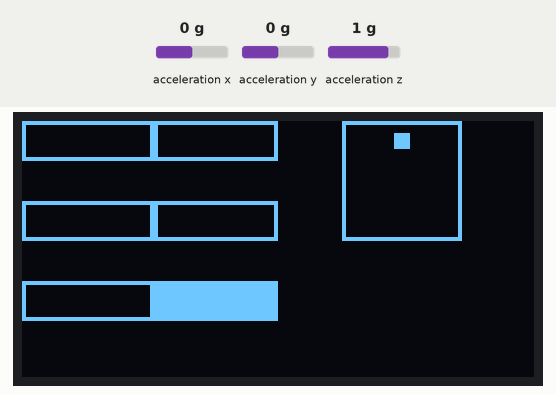
Simulated run of this program. Board: MicroPython board. Shown: 128×64 one-colour display. The inputs (shaded band) are chosen by the test bench; at power-on: acceleration x 0 g, acceleration y 0 g, acceleration z 1 g.

Above: at 1.2 s.
1.3 s: acceleration x set to -1.4 g
At 2.0 s:
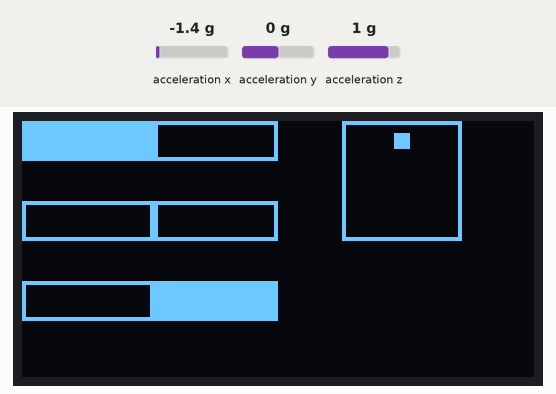
2.8 s: acceleration y set to -1.4 g
At 4.1 s:
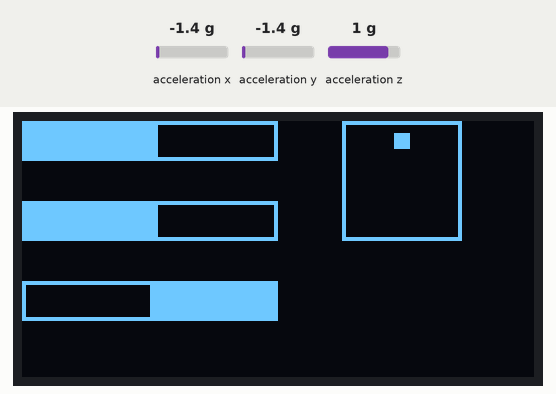
4.4 s: acceleration z set to -1.4 g
At 4.9 s:
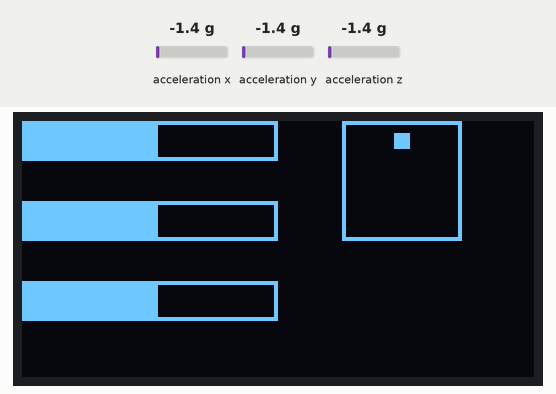
6.1 s: acceleration x set to -0.8 g
At 7.0 s:
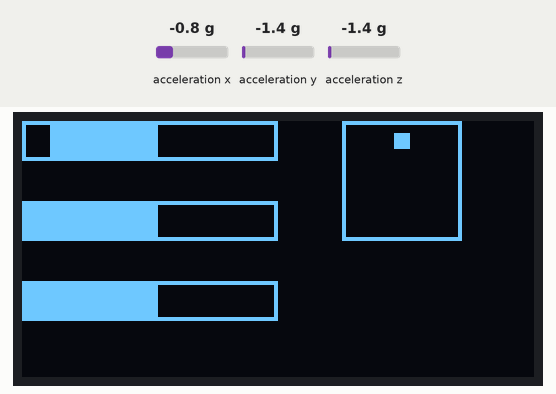
Timing chart, 0 to 8.7 s (numbered marks = the images above; inputs shaded):
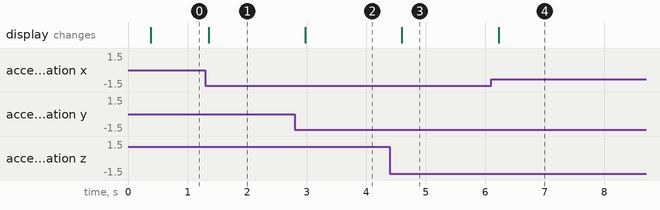

Measured:
- after the input at 1.3 s, the display: changes after 0.06 s (image 1)
- after the input at 2.8 s, the display: changes after 0.18 s (image 2)
- after the input at 4.4 s, the display: changes after 0.20 s (image 3)
- after the input at 6.1 s, the display: changes after 0.12 s (image 4)

The program:

demoAcel.py
```python
'''
MMA9452 sensor use demonstration
(C) 2021, Daniel Quadros

Licença: Beerware license (http://en.wikipedia.org/wiki/Beerware)
'''
from machine import I2C
from time import sleep
from MMA8452 import MMA8452
import ssd1306

# Uses standard I2C configuration
i2c = I2C(0)

# Init the display
display = ssd1306.SSD1306_I2C(128, 64, i2c)
display.fill(0)
display.rect (80, 0, 30, 30, 1)
display.show()

# Init the sensor
sensor = MMA8452(i2c)
if not sensor.begin():
    print ("Sensor not found")
    quit()
sensor.active()
sensor.setupPL()
oldpos = -1

# Convert reading to coordinate
# Assumes reading between -1g and +1g
def conv(acel):
    coord = int ((acel+1)*31)
    if coord > 63:
        coord = 63
    elif coord < 0:
        coord = 0
    return coord

# Forever while it lasts
while True:
    # Time between readings
    sleep (0.3)

    # Tests if orientation changed
    acel = sensor.getCalclulatedAcel()
    newpos = sensor.readPL()
    if newpos != oldpos:
        # Changed, show new orientation
        display.fill_rect (81, 1, 28, 28, 0)
        if newpos == sensor.LOCKOUT:
            display.fill_rect (93, 13, 4, 4, 1)
        elif newpos == sensor.LANDSCAPE_R:
            display.fill_rect (83, 13, 4, 4, 1)
        elif newpos == sensor.LANDSCAPE_L:
            display.fill_rect (103, 13, 4, 4, 1)
        elif newpos == sensor.PORTRAIT_U:
            display.fill_rect (93, 3, 4, 4, 1)
        elif newpos == sensor.PORTRAIT_D:
            display.fill_rect (93, 23, 4, 4, 1)
        oldpos = newpos

    # Show acceleration (assumes between -1g and +1g)
    x = conv(acel[0])
    y = conv(acel[1])
    z = conv(acel[2])
    display.rect (0, 0, 64, 10, 1)
    display.fill_rect (1, 1, 62, 8, 0)
    if x < 32:
        display.fill_rect (x+1, 1, 33-x, 8, 1)
    else:
        display.fill_rect (32, 1, x-31, 8, 1)
    display.rect (0, 20, 64, 10, 1)
    display.fill_rect (1, 21, 62, 8, 0)
    if y < 32:
        display.fill_rect (y+1, 21, 33-y, 8, 1)
    else:
        display.fill_rect (32, 21, y-31, 8, 1)
    display.rect (0, 40, 64, 10, 1)
    display.fill_rect (1, 41, 62, 8, 0)
    if z < 32:
        display.fill_rect (z+1, 41, 33-z, 8, 1)
    else:
        display.fill_rect (32, 41, z-31, 8, 1)
    display.show()
```

MMA8452.py
```python
'''
MicroPython class to interface with a MMA8452 sensor
(C) 2021, Daniel Quadros

Adaptation of the Sparkfun library for Arduino:
https://github.com/sparkfun/SparkFun_MMA8452Q_Arduino_Library

License: Beerware license (http://en.wikipedia.org/wiki/Beerware)
'''

import struct

class MMA8452():
    # Construtor
    def __init__(self, i2c=None, addr=0x1C):
        # check parameters
        if i2c is None:
            raise ValueError("I2C not specified")
        else:
            self.i2c = i2c
        self.addr = addr

        # registers
        self.STATUS_MMA8452Q = 0x00
        self.OUT_X_MSB = 0x01
        self.OUT_X_LSB = 0x02
        self.OUT_Y_MSB = 0x03
        self.OUT_Y_LSB = 0x04
        self.OUT_Z_MSB = 0x05
        self.OUT_Z_LSB = 0x06
        self.SYSMOD = 0x0B
        self.INT_SOURCE = 0x0C
        self.WHO_AM_I = 0x0D
        self.XYZ_DATA_CFG = 0x0E
        self.HP_FILTER_CUTOFF = 0x0F
        self.PL_STATUS = 0x10
        self.PL_CFG = 0x11
        self.PL_COUNT = 0x12
        self.PL_BF_ZCOMP = 0x13
        self.P_L_THS_REG = 0x14
        self.FF_MT_CFG = 0x15
        self.FF_MT_SRC = 0x16
        self.FF_MT_THS = 0x17
        self.FF_MT_COUNT = 0x18
        self.TRANSIENT_CFG = 0x1D
        self.TRANSIENT_SRC = 0x1E
        self.TRANSIENT_THS = 0x1F
        self.TRANSIENT_COUNT = 0x20
        self.PULSE_CFG = 0x21
        self.PULSE_SRC = 0x22
        self.PULSE_THSX = 0x23
        self.PULSE_THSY = 0x24
        self.PULSE_THSZ = 0x25
        self.PULSE_TMLT = 0x26
        self.PULSE_LTCY = 0x27
        self.PULSE_WIND = 0x28
        self.ASLP_COUNT = 0x29
        self.CTRL_REG1 = 0x2A
        self.CTRL_REG2 = 0x2B
        self.CTRL_REG3 = 0x2C
        self.CTRL_REG4 = 0x2D
        self.CTRL_REG5 = 0x2E
        self.OFF_X = 0x2F
        self.OFF_Y = 0x30
        self.OFF_Z = 0x31

        # scales
        self.SCALE_2G = 2
        self.SCALE_4G = 4
        self.SCALE_8G = 8

        # data rates
        self.ODR_800 = 0
        self.ODR_400 = 1
        self.ODR_200 = 2
        self.ODR_100 = 3
        self.ODR_50 = 4
        self.ODR_12 = 5
        self.ODR_6 = 6
        self.ODR_1 = 7

        # orientations
        self.PORTRAIT_U = 0
        self.PORTRAIT_D = 1
        self.LANDSCAPE_R = 2
        self.LANDSCAPE_L = 3
        self.LOCKOUT = 0x40

        # system mode
        self.SYSMOD_STANDBY = 0
        self.SYSMOD_WAKE = 1
        self.SYSMOD_SLEEP = 2

    # Initialize
    def begin(self):
        if self.readRegister(self.WHO_AM_I) != 42:
            return False
        self.scale = self.SCALE_2G
        self.odr = self.ODR_800
        self.setScale(self.scale)
        self.setDataRate(self.odr)
        self.setupPL() # Portrait / Landscape detection
        self.setupTap(0x80, 0x80, 0x80) # disable
        return True

    # Returns raw acceleration
    # format in registers hhhhhhhh llll0000
    # stuct.unpack(">h", x)  means x has a 16 bits number with most significant byte first
    def getRawAcel(self):
        acel = struct.unpack(">hhh", self.readRegisters (self.OUT_X_MSB, 6))
        return [a >> 4 for a in acel]

    # Returns scaled acceleration
    def getCalclulatedAcel(self):
        return [float(a)/float(1 << 11)*float(self.scale) for a in self.getRawAcel()]

    # Checks if new info available
    def available(self):
        return (self.readRegister(self.STATUS_MMA8452Q) & 0x08) != 0

    # Select a scale
    def setScale(self, fsr):
        if not fsr in (self.SCALE_2G, self.SCALE_4G, self.SCALE_8G):
            raise ValueError("Invalid scale value")

        # Must be in standby mode to change scale
        if self.isActive():
            self.standby()

        # Calculate new register value and update
        cfg = self.readRegister(self.XYZ_DATA_CFG)
        cfg = (cfg & 0xFC) | (fsr >> 2)
        self.writeRegister(self.XYZ_DATA_CFG, cfg)

        # Back to active mode
        self.active()

    # Select data rate (ODR)
    def setDataRate(self, odr):
        if not odr in (self.ODR_800, self.ODR_400, self.ODR_200, self.ODR_100,
                       self.ODR_50, self.ODR_12, self.ODR_6, self.ODR_1):
            raise ValueError("Invalid value for data rate")

        # Must be in standby mode to change
        if self.isActive():
            self.standby()

        # Calculate new register value and update
        ctrl = self.readRegister(self.CTRL_REG1)
        ctrl = (ctrl & 0xC7) | (odr << 3)
        self.writeRegister(self.CTRL_REG1, ctrl)

        # Back to active mode
        self.active()

    # Configure tap detection
    def setupTap(self, xThs, yThs, zThs):
        # Must be in standby mode to change
        if self.isActive():
            self.standby()

        # Calculate programming
        temp = 0x40
        if (xThs & 0x80) == 0:
            temp |= 0x03
            self.writeRegister(self.PULSE_THSX, xThs)
        if (yThs & 0x80) == 0:
            temp |= 0x0C
            self.writeRegister(self.PULSE_THSY, yThs)
        if (zThs & 0x80) == 0:
            temp |= 0x30
            self.writeRegister(self.PULSE_THSZ, zThs)

        # Do the programming
        self.writeRegister(self.PULSE_CFG, temp)
        self.writeRegister(self.PULSE_TMLT, 0x30)
        self.writeRegister(self.PULSE_LTCY, 0xA0)
        self.writeRegister(self.PULSE_WIND, 0xFF)

        # Back to active mode
        self.active()

    # Read tap status
    def readTap(self):
        tapStat = self.readRegister(self.PULSE_SRC)
        if (tapStat & 0x80) != 0:
            return tapStat & 0x7F
        else:
            return 0

    # Configure Portrait/Landscape detection
    def setupPL(self):
        # Must be in standby mode to change
        if self.isActive():
            self.standby()

        # Do the programming
        self.writeRegister(self.PL_CFG, self.readRegister(self.PL_CFG) | 0x40)
        self.writeRegister(self.PL_COUNT, 0x50)

        # Back to active mode
        self.active()

    # Read Portrait/Landscape status
    def readPL(self):
        plStat = self.readRegister(self.PL_STATUS)
        if (plStat & 0x40) != 0:
            return self.LOCKOUT
        else:
            return (plStat & 0x06) >> 1

    # Orientation tests
    def isRight(self):
        return self.redPL() == self.LANDSCAPE_R

    def isLeft(self):
        return self.redPL() == self.LANDSCAPE_L

    def isUp(self):
        return self.redPL() == self.LANDSCAPE_U

    def isDown(self):
        return self.redPL() == self.LANDSCAPE_D

    def isFlat(self):
        return self.redPL() == self.LOCKOUT

    # Put in standby mode
    def standby(self):
        c = self.readRegister(self.CTRL_REG1)
        self.writeRegister(self.CTRL_REG1, c & 0xFE)

    # Put in active mode
    def active(self):
        c = self.readRegister(self.CTRL_REG1)
        self.writeRegister(self.CTRL_REG1, c | 0x01)

    # Check if active
    def isActive(self):
        state = self.readRegister(self.SYSMOD) & 0x03
        return state != self.SYSMOD_STANDBY

    # Read a register
    def readRegister(self, reg):
        return self.i2c.readfrom_mem(self.addr, reg, 1)[0]

    # Read multiple registers
    def readRegisters(self, reg, nregs):
        result = bytearray(nregs)
        self.i2c.readfrom_mem_into(self.addr, reg, result)
        return result

    # Write a register
    def writeRegister(self, reg, value):
        self.i2c.writeto_mem(self.addr, reg, bytes([value]))

if __name__ == "__main__":
    '''
        Quick test.
        Assumes the sensor has the default address and is connected to default i2c0 pins
    '''
    from machine import I2C
    from time import sleep

    i2c = I2C(0)
    sensor = MMA8452(i2c)
    if not sensor.begin():
        print ("Sensor not found")
    else:
        sensor.active()
        print ("Raw:")
        for i in range(0, 5):
            while not sensor.available:
                pass
            print (sensor.getRawAcel())
            sleep(3)
        print ("Calculated:")
        for i in range(0, 5):
            while not sensor.available:
                pass
            print (sensor.getCalclulatedAcel())
            sleep(3)
        print ("Orientation:")
        sensor.setupPL()
        oldpos = -1
        while True:
            sleep (0.3)
            newpos = sensor.readPL()
            if newpos == oldpos:
                continue
            oldpos = newpos
            if newpos == sensor.LOCKOUT:
                print ("Laying down")
            elif newpos == sensor.LANDSCAPE_R:
                print ("Landscape turned to right")
            elif newpos == sensor.LANDSCAPE_L:
                print ("Landscape turned to left")
            elif newpos == sensor.PORTRAIT_U:
                print ("Portrait turned up")
            elif newpos == sensor.PORTRAIT_D:
                print ("Portrait turned down")
            else:
                print ("Invalid direction: "+str(newpos))
```
